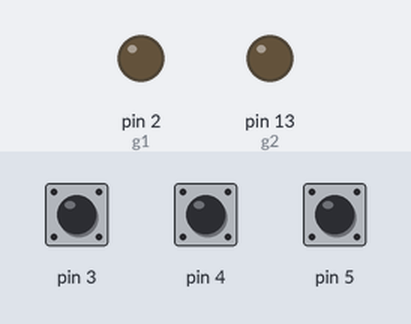
A sketch run on a simulated Arduino Uno, built with avr-gcc and run on an emulated ATmega328P. Parts: output pins drawn as LEDs (lit = HIGH). The inputs (shaded band) are chosen by the test bench; at power-on: pin 5 HIGH, pin 3 HIGH, pin 4 HIGH. What the sketch prints to the serial monitor is not drawn.

Above: at 1.2 s.
1.3 s: pin 5 pulled LOW for 0.15 s
At 2.8 s:
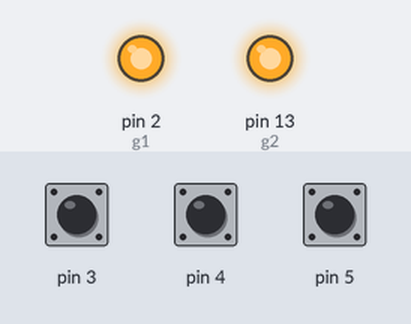
6.4 s: pin 5 pulled LOW for 1 s
At 8.0 s:
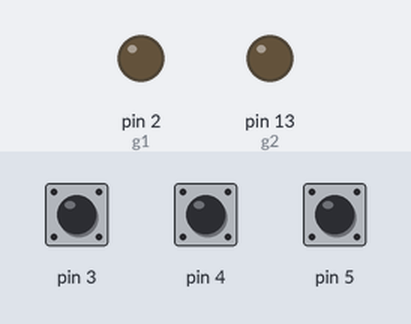
9.0 s: pin 5 pulled LOW for 3.2 s
At 12.8 s:
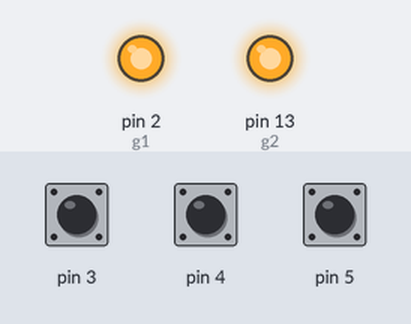
Timing chart, 0 to 14.3 s (numbered marks = the images above; inputs shaded):
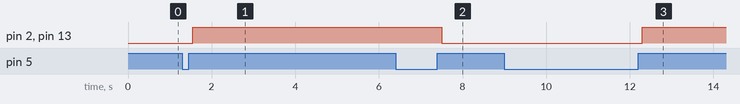

The sketch:

photobox_test.ino
```cpp
#include <ButtonDebounce.h>

ButtonDebounce b1(3, 100);
ButtonDebounce b2(4, 100);
ButtonDebounce b3(5, 100);

bool red = false;
bool green = false;

const int r1 = 6;
const int r2 = 12;
const int g1 = 2;
const int g2 = 13;


void b1Callback(int state)
{
  if(state)
  {
    Serial.print("t");
  }
}

void b2Callback(int state)
{
  if(state)
  {
    Serial.print("y");
    red = !red;
  }
}

void b3Callback(int state)
{
  if(state)
  {
    Serial.print("n");
    green = !green;
  }
}

void setup()
{
  Serial.begin(9600);

  b1.setCallback(b1Callback);
  b2.setCallback(b2Callback);
  b3.setCallback(b3Callback);

  pinMode(r1, OUTPUT);
  pinMode(r2, OUTPUT);
  pinMode(g1, OUTPUT);
  pinMode(g2, OUTPUT);

}

void loop()
{
  b1.update();
  b2.update();
  b3.update();

  digitalWrite(r1, red);
  digitalWrite(r2, red);
  digitalWrite(g1, green);
  digitalWrite(g2, green);
}
```

Measured:
- after the input at 1.3 s, pin 2 (g1), pin 13 (g2): LOW → HIGH after 0.25 s
- after the input at 6.4 s, pin 2 (g1), pin 13 (g2): HIGH → LOW after 1.1 s
- after the input at 9.0 s, pin 2 (g1), pin 13 (g2): LOW → HIGH after 3.3 s
